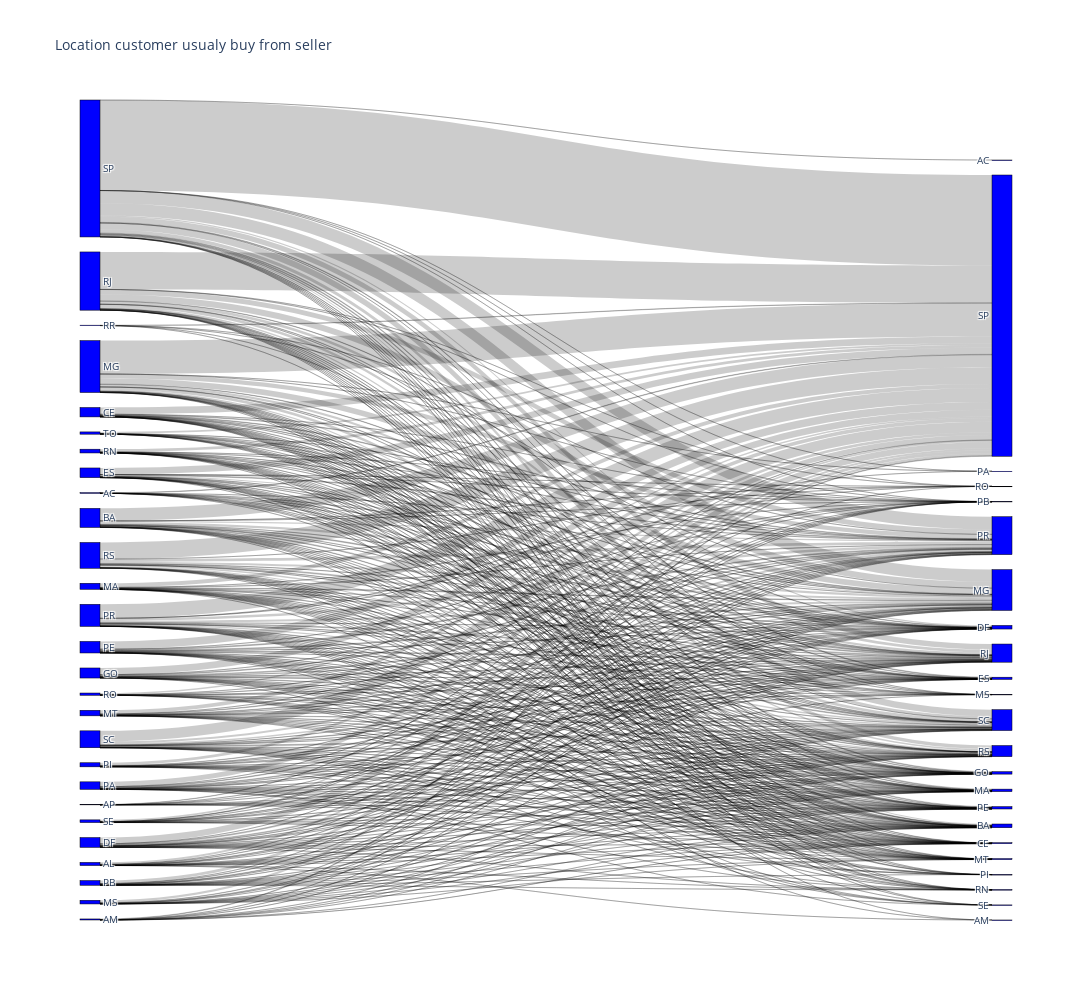

Notebook code for this chart:
### Code cell
sankey_data = df.groupby(['customer_state', 'seller_state'])['freight_value'].sum().reset_index()

# Get the unique values for customer_state and seller_state
customer_states = sankey_data['customer_state'].unique()
seller_states = sankey_data['seller_state'].unique()

# Create the Sankey diagram
fig = go.Figure(data=[go.Sankey(
    node=dict(
        pad=15,
        thickness=20,
        line=dict(color="black", width=0.5),
        label=list(customer_states) + list(seller_states),
        color="blue"
    ),
    link=dict(
        source=[list(customer_states).index(x) for x in sankey_data['customer_state']],
        target=[len(customer_states) + list(seller_states).index(y) for y in sankey_data['seller_state']],
        value=sankey_data['freight_value'],
        label=[f"From {sankey_data['customer_state'][i]} to {sankey_data['seller_state'][i]}" for i in range(len(sankey_data))]
    )
)])

fig.update_layout(title_text="Location customer usualy buy from seller", font_size=10,width=1300,  # Set the width of the chart
    height=1000)
fig.show()

### Figure 1 — Plotly figure (JSON) as saved in the notebook; plotly's stock layout.template omitted (floating-point values rounded to 4 significant figures; data arrays with more than 128 entries replaced by an {"elided": "..."} marker saying what was removed)
{"data": [{"link": {"label": {"elided": "417 str values"}, "source": {"elided": "417 int values"}, "target": {"elided": "417 int values"}, "value": {"elided": "417 float values"}}, "node": {"color": "blue", "label": ["AC", "AL", "AM", "AP", "BA", "CE", "DF", "ES", "GO", "MA", "MG", "MS", "MT", "PA", "PB", "PE", "PI", "PR", "RJ", "RN", "RO", "RR", "RS", "SC", "SE", "SP", "TO", "BA", "DF", "GO", "MA", "MG", "MS", "PR", "RJ", "RS", "SC", "SP", "AM", "CE", "PB", "PE", "RN", "ES", "MT", "RO", "PI", "SE", "PA", "AC"], "line": {"color": "black", "width": 0.5}, "pad": 15, "thickness": 20}, "type": "sankey"}], "layout": {"font": {"size": 10}, "height": 1000, "title": {"text": "Location customer usualy buy from seller"}, "width": 1300}}
